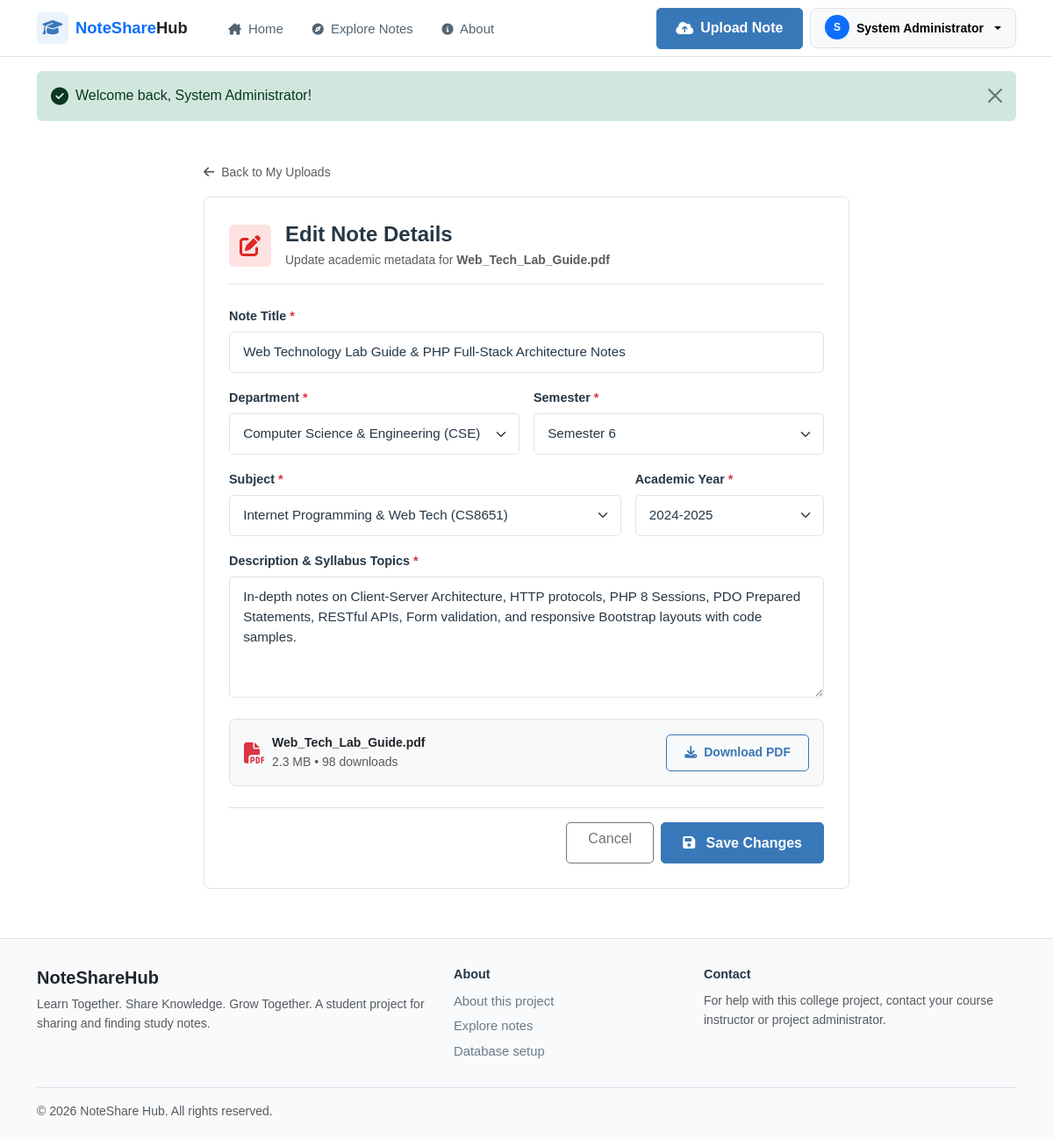
The app's page /edit-note.php?id=2 (signed in) with its own data.
### tables this page shows
CREATE TABLE `notes` (
  `id` INT AUTO_INCREMENT PRIMARY KEY,
  `user_id` INT NOT NULL,
  `subject_id` INT NOT NULL,
  `department_id` INT NOT NULL,
  `semester` TINYINT NOT NULL,
  `academic_year` VARCHAR(20) NOT NULL,
  `title` VARCHAR(255) NOT NULL,
  `description` TEXT NOT NULL,
  `file_path` VARCHAR(255) NOT NULL,
  `original_filename` VARCHAR(255) NOT NULL,
  `file_size` INT NOT NULL,
  `file_type` VARCHAR(50) NOT NULL DEFAULT 'application/pdf',
  `download_count` INT NOT NULL DEFAULT 0,
  `created_at` TIMESTAMP DEFAULT CURRENT_TIMESTAMP,
  `updated_at` TIMESTAMP DEFAULT CURRENT_TIMESTAMP ON UPDATE CURRENT_TIMESTAMP,
  FOREIGN KEY (`user_id`) REFERENCES `users`(`id`) ON DELETE CASCADE,
  FOREIGN KEY (`subject_id`) REFERENCES `subjects`(`id`) ON DELETE CASCADE,
  FOREIGN KEY (`department_id`) REFERENCES `departments`(`id`) ON DELETE CASCADE,
  INDEX `idx_note_subject` (`subject_id`),
  INDEX `idx_note_dept_sem` (`department_id`, `semester`),
  INDEX `idx_note_downloads` (`download_count`),
  INDEX `idx_note_created` (`created_at`)
);

CREATE TABLE `departments` (
  `id` INT AUTO_INCREMENT PRIMARY KEY,
  `code` VARCHAR(20) NOT NULL UNIQUE,
  `name` VARCHAR(150) NOT NULL,
  `description` TEXT NULL,
  `created_at` TIMESTAMP DEFAULT CURRENT_TIMESTAMP
);

CREATE TABLE `subjects` (
  `id` INT AUTO_INCREMENT PRIMARY KEY,
  `department_id` INT NOT NULL,
  `semester` TINYINT NOT NULL,
  `code` VARCHAR(20) NOT NULL,
  `name` VARCHAR(150) NOT NULL,
  `description` TEXT NULL,
  `created_at` TIMESTAMP DEFAULT CURRENT_TIMESTAMP,
  FOREIGN KEY (`department_id`) REFERENCES `departments`(`id`) ON DELETE CASCADE,
  INDEX `idx_dept_sem` (`department_id`, `semester`)
);

### edit-note.php (the view, shortened to what this page needs)
<?php
require_once __DIR__ . '/includes/header.php';
$noteId = (int)($_GET['id'] ?? 0);
$db = get_db();
$stmt = $db->prepare("SELECT * FROM notes WHERE id = ?");
$stmt->execute([$noteId]);
$note = $stmt->fetch();
$departments = get_all_departments();
$allSubjects = get_all_subjects();
?>
<div class="container py-4">
    <div class="row justify-content-center">
        <div class="col-lg-8">
            <div class="d-flex align-items-center gap-2 mb-3">
                <a href="<?= BASE_URL ?>/my-uploads.php" class="text-muted small">
                    <i class="fa-solid fa-arrow-left me-1"></i> Back to My Uploads
                </a>
            </div>
            <div class="form-card">
                <div class="d-flex align-items-center gap-3 pb-3 mb-4 border-bottom">
                    <div class="pdf-icon-badge" style="width:48px; height:48px;">
                        <i class="fa-solid fa-pen-to-square fs-4"></i>
                    </div>
                    <div>
                        <h4 class="fw-bold mb-1">Edit Note Details</h4>
                        <p class="text-muted small mb-0">Update academic metadata for <strong><?= e($note['original_filename']) ?></strong></p>
                    </div>
                </div>
                <form method="POST" action="<?= BASE_URL ?>/actions/edit-note.php">
                    <div class="mb-3">
                        <label for="title" class="form-label">Note Title <span class="text-danger">*</span></label>
                        <input type="text" class="form-control" id="title" name="title" value="<?= e($note['title']) ?>" required maxlength="255">
                    </div>
                    <div class="row g-3 mb-3">
                        <div class="col-sm-6">
                            <label for="department_select" class="form-label">Department <span class="text-danger">*</span></label>
                            <select class="form-select" id="department_select" name="department_id" required>
                                <?php foreach ($departments as $dept): ?>
                                    <option value="<?= $dept['id'] ?>" <?= $dept['id'] == $note['department_id'] ? 'selected' : '' ?>>
                                        <?= e($dept['name']) ?> (<?= e($dept['code']) ?>)
                                    </option>
                                <?php endforeach; ?>
                            </select>
                        </div>
                        <div class="col-sm-6">
                            <label for="semester" class="form-label">Semester <span class="text-danger">*</span></label>
                            <select class="form-select" id="semester" name="semester" required>
                                <?php for ($s = 1; $s <= 8; $s++): ?>
                                    <option value="<?= $s ?>" <?= $s == $note['semester'] ? 'selected' : '' ?>>
                                        Semester <?= $s ?>
                                    </option>
                                <?php endfor; ?>
                            </select>
                        </div>
                    </div>
                    <div class="row g-3 mb-3">
                        <div class="col-sm-8">
                            <label for="subject_select" class="form-label">Subject <span class="text-danger">*</span></label>
                            <select class="form-select" id="subject_select" name="subject_id" required>
                                <?php foreach ($allSubjects as $subj): ?>
                                    <option value="<?= $subj['id'] ?>"
                                            data-department="<?= $subj['department_id'] ?>"
                                            data-semester="<?= $subj['semester'] ?>"
                                            <?= $subj['id'] == $note['subject_id'] ? 'selected' : '' ?>>
                                        <?= e($subj['name']) ?> (<?= e($subj['code']) ?>)
                                    </option>
                                <?php endforeach; ?>
                            </select>
                        </div>
                        <div class="col-sm-4">
                            <label for="academic_year" class="form-label">Academic Year <span class="text-danger">*</span></label>
                            <select class="form-select" id="academic_year" name="academic_year" required>
                                <option value="2024-2025" <?= $note['academic_year'] === '2024-2025' ? 'selected' : '' ?>>2024-2025</option>
                            </select>
                        </div>
                    </div>
                    <div class="mb-4">
                        <label for="description" class="form-label">Description & Syllabus Topics <span class="text-danger">*</span></label>
                        <textarea class="form-control" id="description" name="description" rows="5" required><?= e($note['description']) ?></textarea>
                    </div>
                    <div class="p-3 bg-light rounded-3 mb-4 border d-flex align-items-center justify-content-between">
                        <div class="d-flex align-items-center gap-2">
                            <i class="fa-solid fa-file-pdf text-danger fs-4"></i>
                            <div>
                                <div class="fw-bold text-dark small"><?= e($note['original_filename']) ?></div>
                                <div class="text-muted small"><?= format_bytes($note['file_size']) ?> • <?= $note['download_count'] ?> downloads</div>
                            </div>
                        </div>
                        <a href="<?= BASE_URL ?>/actions/download.php?id=<?= $note['id'] ?>" class="btn btn-sm btn-outline-primary">
                            <i class="fa-solid fa-download me-1"></i> Download PDF
                        </a>
                    </div>
                    <div class="d-flex justify-content-end gap-2 pt-3 border-top">
                        <a href="<?= BASE_URL ?>/my-uploads.php" class="btn btn-outline-secondary px-4">Cancel</a>
                        <button type="submit" class="btn btn-primary px-4 shadow-sm">
                            <i class="fa-solid fa-floppy-disk me-2"></i> Save Changes
                        </button>
                    </div>
                </form>
            </div>
        </div>
    </div>
</div>
<?php require_once __DIR__ . '/includes/footer.php'; ?>

### assets/css/style.css (style rules this page uses)
:root { --primary: #4f46e5; --primary-light: #6366f1; --primary-dark: #3730a3; --primary-subtle: #eef2ff; --secondary: #8b5cf6; --secondary-subtle: #f5f3ff; --accent: #06b6d4; --success: #10b981; --success-subtle: #ecfdf5; --warning: #f59e0b; --warning-subtle: #fffbeb; --danger: #ef4444; --danger-subtle: #fef2f2; --bg-main: #f8fafc; --bg-card: #ffffff; --border-color: #e2e8f0; --border-hover: #cbd5e1; --text-primary: #0f172a; --text-secondary: #475569; --text-muted: #64748b; --text-light: #94a3b8; --radius-sm: 8px; --radius-md: 12px; --radius-lg: 16px; --radius-xl: 24px; --shadow-sm: 0 1px 2px 0 rgba(0, 0, 0, 0.05); --shadow-md: 0 4px 6px -1px rgba(0, 0, 0, 0.07), 0 2px 4px -2px rgba(0, 0, 0, 0.05); --shadow-lg: 0 10px 15px -3px rgba(0, 0, 0, 0.08), 0 4px 6px -4px rgba(0, 0, 0, 0.04); --shadow-hover: 0 20px 25px -5px rgba(79, 70, 229, 0.12), 0 8px 10px -6px rgba(0, 0, 0, 0.04); --transition: all 0.25s cubic-bezier(0.4, 0, 0.2, 1); }
body { background-color: var(--bg-main); color: var(--text-primary); font-family: 'Plus Jakarta Sans', system-ui, -apple-system, sans-serif; line-height: 1.6; -webkit-font-smoothing: antialiased; min-height: 100vh; display: flex; flex-direction: column; }
h1, h2, h3, h4, h5, h6 { color: var(--text-primary); font-weight: 700; letter-spacing: -0.025em; }
a { color: var(--primary); text-decoration: none; transition: var(--transition); }
.btn-primary { background: linear-gradient(135deg, var(--primary) 0%, #6366f1 100%); border: none; color: #ffffff; font-weight: 600; border-radius: 10px; padding: 0.65rem 1.35rem; box-shadow: 0 4px 12px rgba(79, 70, 229, 0.25); transition: var(--transition); }
.btn-outline-primary { color: var(--primary); border: 1.5px solid var(--primary); font-weight: 600; border-radius: 10px; padding: 0.6rem 1.25rem; background: transparent; transition: var(--transition); }
.pdf-icon-badge { width: 44px; height: 44px; border-radius: 10px; background: #fee2e2; color: #dc2626; display: flex; align-items: center; justify-content: center; font-size: 1.35rem; }
.form-card { background: #ffffff; border-radius: var(--radius-xl); border: 1px solid var(--border-color); box-shadow: var(--shadow-md); padding: 2.5rem; }
.form-label { font-weight: 600; font-size: 0.9rem; color: var(--text-primary); margin-bottom: 0.4rem; }
.form-control, .form-select { border: 1.5px solid var(--border-color); border-radius: var(--radius-sm); padding: 0.7rem 0.95rem; font-size: 0.95rem; color: var(--text-primary); transition: var(--transition); }
:root { --primary: #3978b8; --primary-light: #5b91c5; --primary-dark: #285d91; --primary-subtle: #eaf3fb; --secondary: #7b75b8; --secondary-subtle: #f0eff9; --accent: #6b9bc8; --bg-main: #ffffff; --border-color: #dce5ed; --border-hover: #c4d2df; --text-primary: #263746; --text-secondary: #526575; --text-muted: #6b7b88; --radius-sm: 5px; --radius-md: 7px; --radius-lg: 8px; --radius-xl: 10px; --shadow-sm: none; --shadow-md: none; --shadow-lg: none; --shadow-hover: none; --transition: color 0.15s ease, background-color 0.15s ease, border-color 0.15s ease; }
body { background-color: #ffffff; color: #263746; font-family: Arial, Helvetica, system-ui, sans-serif; line-height: 1.55; }
h1, h2, h3, h4, h5, h6 { letter-spacing: normal; font-weight: 600; }
a { transition: color 0.15s ease; }
.btn, .form-control, .form-select, .input-group-text { border-radius: 5px; }
.btn-primary { background: #3978b8; border: 1px solid #3978b8; color: #ffffff; font-weight: 600; box-shadow: none; }
.btn-outline-primary { border-width: 1px; }
.pdf-icon-badge { border-radius: 6px; }
.form-card, .dashboard-sidebar-card, .admin-table-card { border-radius: 7px; box-shadow: none; }
.form-card { padding: 1.75rem; }
.form-control, .form-select { border-width: 1px; }
.shadow, .shadow-sm, .shadow-lg { box-shadow: none !important; }

### records on screen
notes: original_filename "Web_Tech_Lab_Guide.pdf", title "Web Technology Lab Guide & PHP Full-Stack Architecture Notes", department_id "Computer Science & Engineering (CSE)", semester "Semester 6", subject_id "Internet Programming & Web Tech (CS8651)", academic_year "2024-2025", description "In-depth notes on Client-Server Architecture, HTTP protocols, PHP 8 Sessions, PDO Prepared Statements, RESTful APIs, Form validation, and responsive Bootstrap layouts with code samples.", file_size "2.3 MB", download_count "98"

### other values on screen
substr($user['name'] ?? 'U', 0, 1) "S"
$user['name'] "System Administrator"
$message "Welcome back, System Administrator!"
APP_TAGLINE "Learn Together. Share Knowledge. Grow Together."
APP_SHORT_NAME "NoteShare Hub"
